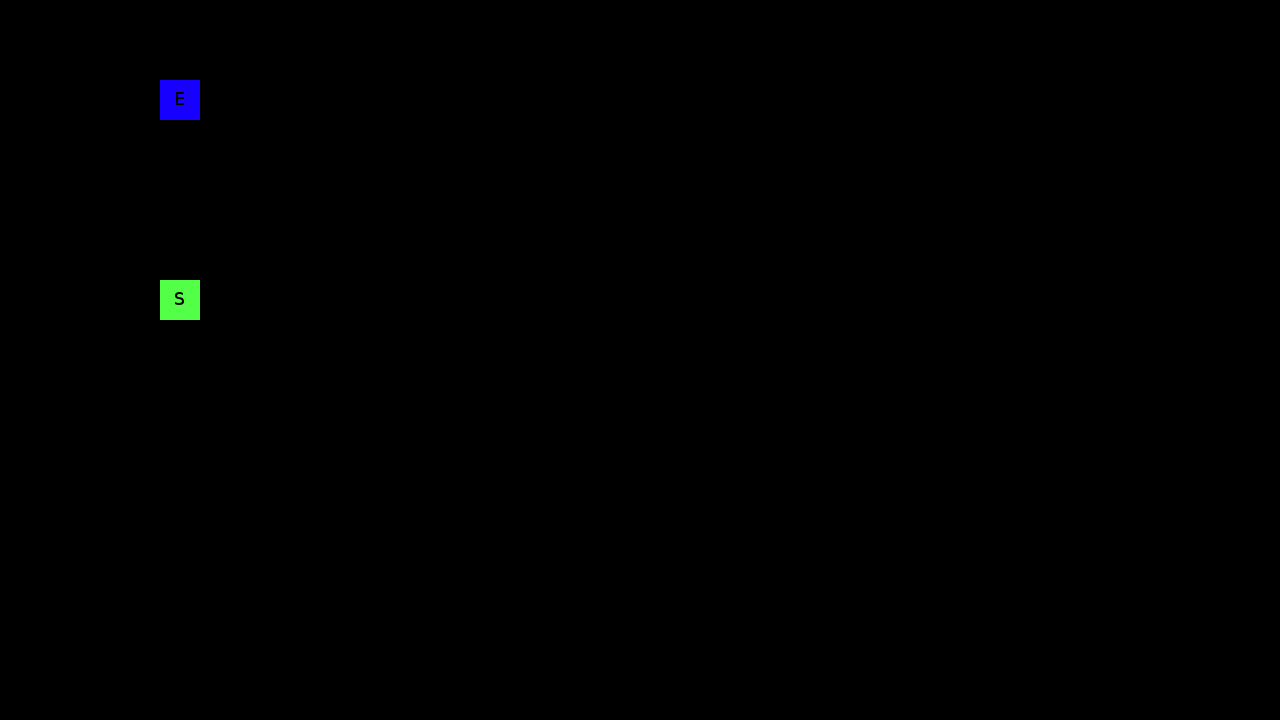

This is a level from a 2D game, rendered from its Tiled map with the project's own tilesets. A one-line summary and the map file follow, with tile-layer data summarised:
An orthogonal 32x18 tile map with 40x40 px tiles, 2 tile layers (Meta, Collision), 1 hidden layer not drawn.

<map version="1.0" orientation="orthogonal" width="32" height="18" tilewidth="40" tileheight="40">
 <tileset firstgid="1" name="tileset" tilewidth="40" tileheight="40">
  <image source="../img/tileset.png" width="200" height="120" />
 </tileset>
 <layer name="Meta" width="32" height="18">
  <data>[576 cells, 2 non-empty, 2 distinct tile ids]</data>
 </layer>
 <layer name="Collision" width="32" height="18">
  <data>[576 cells, 136 non-empty, 1 distinct tile ids]</data>
 </layer>
 <layer name="Visual" width="32" height="18" visible="0">
  <data>[576 cells, 0 non-empty, 0 distinct tile ids]</data>
 </layer>
</map>
